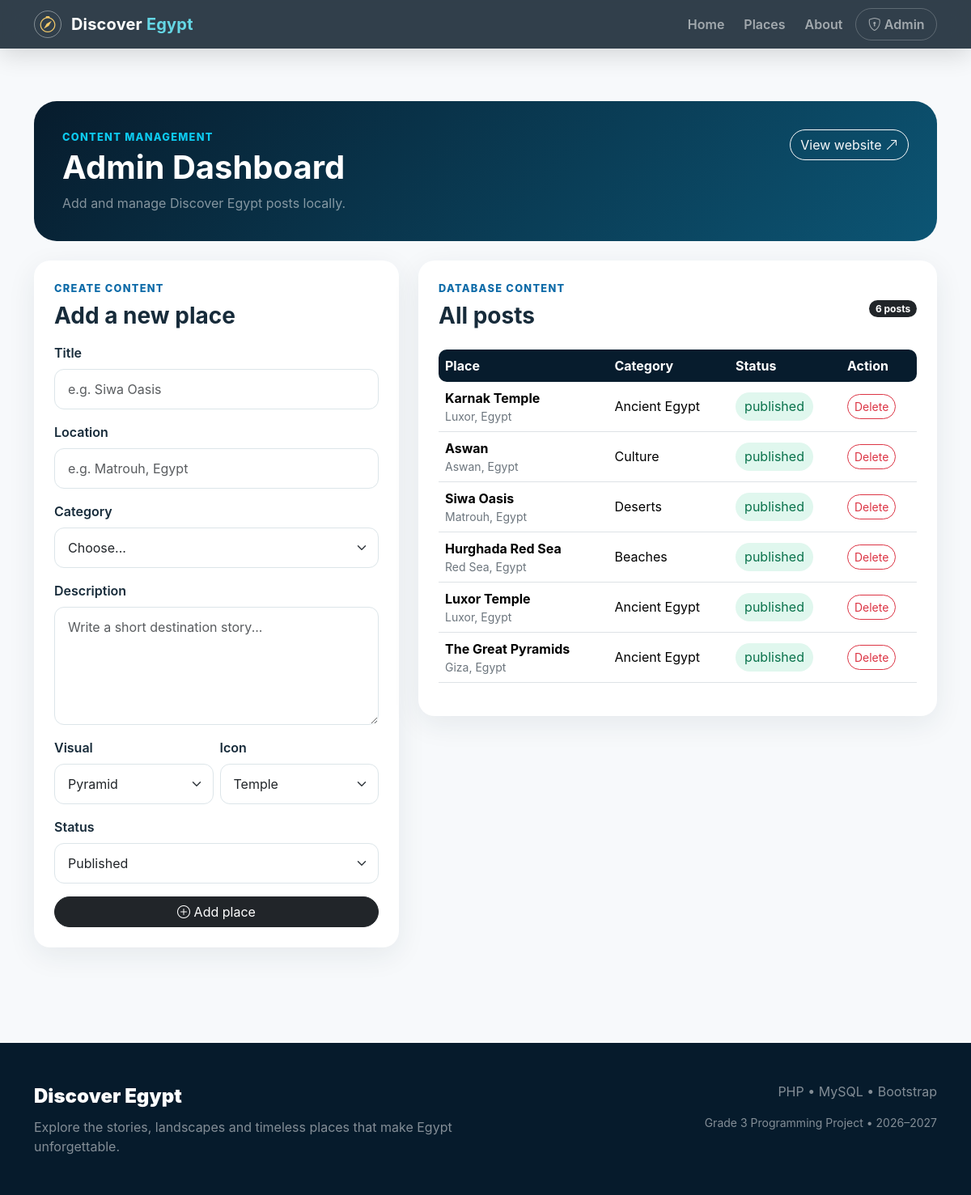
The app's page /admin/index.php with its own data.
### tables this page shows
CREATE TABLE posts (
    id INT AUTO_INCREMENT PRIMARY KEY,
    title VARCHAR(180) NOT NULL,
    content TEXT NOT NULL,
    location VARCHAR(150) NOT NULL,
    category_id INT NOT NULL,
    status ENUM('published','draft') NOT NULL DEFAULT 'published',
    visual_class VARCHAR(50) NOT NULL DEFAULT 'visual-pyramid',
    icon VARCHAR(60) NOT NULL DEFAULT 'bi-bank',
    created_at TIMESTAMP DEFAULT CURRENT_TIMESTAMP,
    CONSTRAINT fk_posts_category FOREIGN KEY (category_id) REFERENCES categories(id)
        ON UPDATE CASCADE ON DELETE RESTRICT
);

CREATE TABLE categories (
    id INT AUTO_INCREMENT PRIMARY KEY,
    name VARCHAR(100) NOT NULL UNIQUE
);

### admin/index.php (the view, shortened to what this page needs)
<?php
require_once __DIR__ . '/../config.php';
$posts = $pdo->query("SELECT p.*, c.name AS category_name FROM posts p JOIN categories c ON c.id=p.category_id ORDER BY p.id DESC")->fetchAll();
include __DIR__ . '/../includes/header.php';
?>
<div class="container admin-wrap">
 <div class="admin-hero mb-4">
  <div class="d-flex justify-content-between align-items-start gap-3 flex-wrap">
   <div><div class="kicker text-info">Content management</div><h1 class="fw-bold mt-1">Admin Dashboard</h1><p class="text-white-50 mb-0">Add and manage Discover Egypt posts locally.</p></div>
   <a href="../index.php" class="btn btn-outline-light rounded-pill">View website <i class="bi bi-arrow-up-right"></i></a>
  </div>
 </div>
 <div class="row g-4">
  <div class="col-lg-5">
   <div class="admin-card">
    <div class="kicker">Create content</div><h3 class="fw-bold mt-2">Add a new place</h3>
    <form method="post" class="mt-3">
      <div class="mb-3"><label class="form-label fw-semibold">Title</label><input name="title" class="form-control" placeholder="e.g. Siwa Oasis" required></div>
      <div class="mb-3"><label class="form-label fw-semibold">Location</label><input name="location" class="form-control" placeholder="e.g. Matrouh, Egypt" required></div>
      <div class="mb-3"><label class="form-label fw-semibold">Category</label><select name="category_id" class="form-select" required><option value="">Choose...</option></select></div>
      <div class="mb-3"><label class="form-label fw-semibold">Description</label><textarea name="content" class="form-control" rows="5" placeholder="Write a short destination story..." required></textarea></div>
      <div class="row g-2">
       <div class="col-6"><label class="form-label fw-semibold">Visual</label><select name="visual_class" class="form-select"><option value="visual-pyramid">Pyramid</option></select></div>
       <div class="col-6"><label class="form-label fw-semibold">Icon</label><select name="icon" class="form-select"><option value="bi-bank">Temple</option></select></div>
      </div>
      <div class="mb-3 mt-3"><label class="form-label fw-semibold">Status</label><select name="status" class="form-select"><option value="published">Published</option><option value="draft">Draft</option></select></div>
      <button class="btn btn-dark rounded-pill px-4 w-100"><i class="bi bi-plus-circle"></i> Add place</button>
    </form>
   </div>
  </div>
  <div class="col-lg-7">
   <div class="admin-card">
    <div class="d-flex justify-content-between align-items-center mb-3"><div><div class="kicker">Database content</div><h3 class="fw-bold mt-2">All posts</h3></div><span class="badge text-bg-dark rounded-pill"><?= count($posts) ?> posts</span></div>
    <div class="table-responsive"><table class="table">
      <thead><tr><th>Place</th><th>Category</th><th>Status</th><th>Action</th></tr></thead>
      <tbody>
      <?php foreach($posts as $p): ?><tr>
        <td><strong><?= htmlspecialchars($p['title']) ?></strong><div class="small text-secondary"><?= htmlspecialchars($p['location']) ?></div></td>
        <td><?= htmlspecialchars($p['category_name']) ?></td>
        <td><span class="badge-status <?= $p['status']==='published'?'published':'draft' ?>"><?= htmlspecialchars($p['status']) ?></span></td>
        <td><a class="btn btn-sm btn-outline-danger rounded-pill confirm-delete" href="?delete=<?= (int)$p['id'] ?>">Delete</a></td>
      </tr><?php endforeach; ?>
      </tbody>
    </table></div>
   </div>
  </div>
 </div>
</div>
<?php include __DIR__ . '/../includes/footer.php'; ?>

### assets/css/style.css (style rules this page uses)
:root { --navy:#071c2d; --blue:#0e6ba8; --cyan:#25c4d8; --sand:#f3c969; --cream:#fffaf0; --ink:#172b3a; --muted:#6c7a86; }
* { box-sizing:border-box }
body { font-family:Inter,system-ui,-apple-system,BlinkMacSystemFont,"Segoe UI",sans-serif;background:#f7f9fb;color:var(--ink) }
.kicker { color:var(--blue);font-weight:800;text-transform:uppercase;letter-spacing:.1em;font-size:.8rem }
.admin-wrap { padding-top:125px;padding-bottom:70px }
.admin-hero { background:linear-gradient(135deg,#071c2d,#0c5574);color:white;border-radius:28px;padding:35px }
.form-control,.form-select { border-radius:12px;padding:.75rem 1rem;border:1px solid #dce5e9 }
.admin-card { background:white;border:0;border-radius:20px;box-shadow:0 10px 35px rgba(20,50,70,.08);padding:25px }
.table { vertical-align:middle }
.table thead th { background:#071c2d;color:#fff;border:0 }
.table thead th:first-child { border-radius:10px 0 0 10px }
.table thead th:last-child { border-radius:0 10px 10px 0 }
.badge-status { border-radius:999px;padding:.45rem .7rem }
.published { background:#e0f7ee;color:#08724b }

### records on screen
posts: title "Karnak Temple", location "Luxor, Egypt", category.name "Ancient Egypt", status "published"
posts: title "Aswan", location "Aswan, Egypt", category.name "Culture", status "published"
posts: title "Siwa Oasis", location "Matrouh, Egypt", category.name "Deserts", status "published"
posts: title "Hurghada Red Sea", location "Red Sea, Egypt", category.name "Beaches", status "published"
posts: title "Luxor Temple", location "Luxor, Egypt", category.name "Ancient Egypt", status "published"
posts: title "The Great Pyramids", location "Giza, Egypt", category.name "Ancient Egypt", status "published"

### other values on screen
count($posts) "6"
